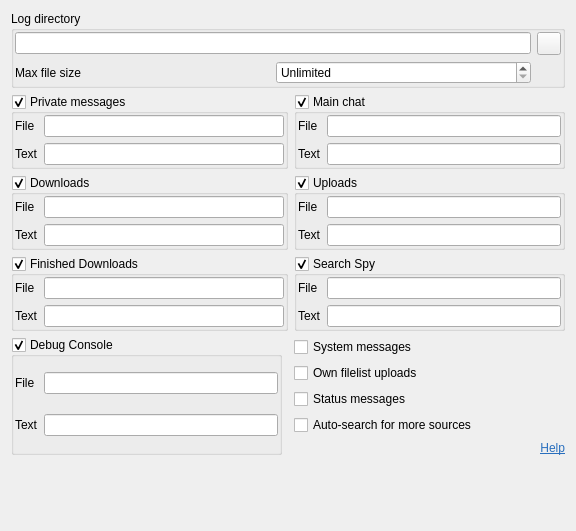
<?xml version="1.0" encoding="UTF-8"?>
<ui version="4.0">
 <class>UISettingsLog</class>
 <widget class="QWidget" name="UISettingsLog">
  <property name="geometry">
   <rect>
    <x>0</x>
    <y>0</y>
    <width>576</width>
    <height>531</height>
   </rect>
  </property>
  <property name="windowTitle">
   <string notr="true"/>
  </property>
  <layout class="QGridLayout" name="gridLayout_10">
   <item row="1" column="0" colspan="2">
    <widget class="QGroupBox" name="groupBox_PM">
     <property name="title">
      <string>Private messages</string>
     </property>
     <property name="checkable">
      <bool>true</bool>
     </property>
     <layout class="QGridLayout" name="gridLayout">
      <property name="leftMargin">
       <number>1</number>
      </property>
      <property name="topMargin">
       <number>1</number>
      </property>
      <property name="rightMargin">
       <number>1</number>
      </property>
      <property name="bottomMargin">
       <number>1</number>
      </property>
      <item row="0" column="0">
       <widget class="QLabel" name="label_5">
        <property name="text">
         <string>File</string>
        </property>
       </widget>
      </item>
      <item row="0" column="1">
       <widget class="LineEdit" name="lineEdit_FILE_PMFMT"/>
      </item>
      <item row="1" column="0">
       <widget class="QLabel" name="label_2">
        <property name="text">
         <string>Text</string>
        </property>
       </widget>
      </item>
      <item row="1" column="1">
       <widget class="LineEdit" name="lineEdit_PMFMT"/>
      </item>
     </layout>
    </widget>
   </item>
   <item row="1" column="2">
    <widget class="QGroupBox" name="groupBox_MAINCHAT">
     <property name="title">
      <string>Main chat</string>
     </property>
     <property name="checkable">
      <bool>true</bool>
     </property>
     <layout class="QGridLayout" name="gridLayout_2">
      <property name="leftMargin">
       <number>1</number>
      </property>
      <property name="topMargin">
       <number>1</number>
      </property>
      <property name="rightMargin">
       <number>1</number>
      </property>
      <property name="bottomMargin">
       <number>1</number>
      </property>
      <item row="0" column="0">
       <widget class="QLabel" name="label_6">
        <property name="text">
         <string>File</string>
        </property>
       </widget>
      </item>
      <item row="0" column="1">
       <widget class="LineEdit" name="lineEdit_FILE_CHATFMT"/>
      </item>
      <item row="1" column="0">
       <widget class="QLabel" name="label">
        <property name="text">
         <string>Text</string>
        </property>
       </widget>
      </item>
      <item row="1" column="1">
       <widget class="LineEdit" name="lineEdit_CHATFMT"/>
      </item>
     </layout>
    </widget>
   </item>
   <item row="2" column="0" colspan="2">
    <widget class="QGroupBox" name="groupBox_DOWN">
     <property name="title">
      <string>Downloads</string>
     </property>
     <property name="checkable">
      <bool>true</bool>
     </property>
     <layout class="QGridLayout" name="gridLayout_3">
      <property name="leftMargin">
       <number>1</number>
      </property>
      <property name="topMargin">
       <number>1</number>
      </property>
      <property name="rightMargin">
       <number>1</number>
      </property>
      <property name="bottomMargin">
       <number>1</number>
      </property>
      <item row="0" column="0">
       <widget class="QLabel" name="label_7">
        <property name="text">
         <string>File</string>
        </property>
       </widget>
      </item>
      <item row="0" column="1">
       <widget class="LineEdit" name="lineEdit_FILE_DOWNFMT"/>
      </item>
      <item row="1" column="0">
       <widget class="QLabel" name="label_3">
        <property name="text">
         <string>Text</string>
        </property>
       </widget>
      </item>
      <item row="1" column="1">
       <widget class="LineEdit" name="lineEdit_DOWNFMT"/>
      </item>
     </layout>
    </widget>
   </item>
   <item row="2" column="2">
    <widget class="QGroupBox" name="groupBox_UP">
     <property name="title">
      <string>Uploads</string>
     </property>
     <property name="checkable">
      <bool>true</bool>
     </property>
     <layout class="QGridLayout" name="gridLayout_4">
      <property name="leftMargin">
       <number>1</number>
      </property>
      <property name="topMargin">
       <number>1</number>
      </property>
      <property name="rightMargin">
       <number>1</number>
      </property>
      <property name="bottomMargin">
       <number>1</number>
      </property>
      <item row="0" column="0">
       <widget class="QLabel" name="label_8">
        <property name="text">
         <string>File</string>
        </property>
       </widget>
      </item>
      <item row="0" column="1">
       <widget class="LineEdit" name="lineEdit_FILE_UPFMT"/>
      </item>
      <item row="1" column="0">
       <widget class="QLabel" name="label_4">
        <property name="text">
         <string>Text</string>
        </property>
       </widget>
      </item>
      <item row="1" column="1">
       <widget class="LineEdit" name="lineEdit_UPFMT"/>
      </item>
     </layout>
    </widget>
   </item>
   <item row="3" column="0" rowspan="2" colspan="2">
    <widget class="QGroupBox" name="groupBox_FINISH_DOWN">
     <property name="title">
      <string>Finished Downloads</string>
     </property>
     <property name="checkable">
      <bool>true</bool>
     </property>
     <layout class="QGridLayout" name="gridLayout_5">
      <property name="leftMargin">
       <number>1</number>
      </property>
      <property name="topMargin">
       <number>1</number>
      </property>
      <property name="rightMargin">
       <number>1</number>
      </property>
      <property name="bottomMargin">
       <number>1</number>
      </property>
      <item row="0" column="0">
       <widget class="QLabel" name="label_9">
        <property name="text">
         <string>File</string>
        </property>
       </widget>
      </item>
      <item row="0" column="1">
       <widget class="LineEdit" name="lineEdit_FILE_FINISH_DOWNFMT"/>
      </item>
      <item row="1" column="0">
       <widget class="QLabel" name="label_10">
        <property name="text">
         <string>Text</string>
        </property>
       </widget>
      </item>
      <item row="1" column="1">
       <widget class="LineEdit" name="lineEdit_FINISH_DOWNFMT"/>
      </item>
     </layout>
    </widget>
   </item>
   <item row="3" column="2" rowspan="2">
    <widget class="QGroupBox" name="groupBox_SPYLOG">
     <property name="focusPolicy">
      <enum>Qt::StrongFocus</enum>
     </property>
     <property name="title">
      <string>Search Spy</string>
     </property>
     <property name="checkable">
      <bool>true</bool>
     </property>
     <layout class="QGridLayout" name="gridLayout_8">
      <property name="leftMargin">
       <number>1</number>
      </property>
      <property name="topMargin">
       <number>1</number>
      </property>
      <property name="rightMargin">
       <number>1</number>
      </property>
      <property name="bottomMargin">
       <number>1</number>
      </property>
      <item row="0" column="0">
       <widget class="QLabel" name="label_13">
        <property name="text">
         <string>File</string>
        </property>
       </widget>
      </item>
      <item row="0" column="1">
       <widget class="QLineEdit" name="lineEdit_FILE_SPYFMT">
        <property name="sizePolicy">
         <sizepolicy hsizetype="Expanding" vsizetype="Fixed">
          <horstretch>0</horstretch>
          <verstretch>0</verstretch>
         </sizepolicy>
        </property>
       </widget>
      </item>
      <item row="1" column="0">
       <widget class="QLabel" name="label_12">
        <property name="text">
         <string>Text</string>
        </property>
       </widget>
      </item>
      <item row="1" column="1">
       <widget class="QLineEdit" name="lineEdit_SPYFMT"/>
      </item>
     </layout>
    </widget>
   </item>
   <item row="5" column="0">
    <widget class="QGroupBox" name="groupBox_CMD_DEBUG">
     <property name="title">
      <string>Debug Console</string>
     </property>
     <property name="checkable">
      <bool>true</bool>
     </property>
     <layout class="QGridLayout" name="gridLayout_9">
      <property name="leftMargin">
       <number>1</number>
      </property>
      <property name="topMargin">
       <number>1</number>
      </property>
      <property name="rightMargin">
       <number>1</number>
      </property>
      <property name="bottomMargin">
       <number>1</number>
      </property>
      <item row="0" column="0">
       <widget class="QLabel" name="label_14">
        <property name="text">
         <string>File</string>
        </property>
       </widget>
      </item>
      <item row="0" column="1">
       <widget class="LineEdit" name="lineEdit_FILE_CMD_DEBUGFMT"/>
      </item>
      <item row="1" column="0">
       <widget class="QLabel" name="label_15">
        <property name="text">
         <string>Text</string>
        </property>
       </widget>
      </item>
      <item row="1" column="1">
       <widget class="LineEdit" name="lineEdit_CMD_DEBUGFMT"/>
      </item>
     </layout>
    </widget>
   </item>
   <item row="5" column="2">
    <layout class="QGridLayout" name="gridLayout_7">
     <item row="0" column="0">
      <widget class="QCheckBox" name="checkBox_SYSTEM">
       <property name="sizePolicy">
        <sizepolicy hsizetype="Preferred" vsizetype="Fixed">
         <horstretch>0</horstretch>
         <verstretch>0</verstretch>
        </sizepolicy>
       </property>
       <property name="text">
        <string>System messages</string>
       </property>
      </widget>
     </item>
     <item row="3" column="0">
      <widget class="QCheckBox" name="checkBox_FILELIST">
       <property name="sizePolicy">
        <sizepolicy hsizetype="Preferred" vsizetype="Fixed">
         <horstretch>0</horstretch>
         <verstretch>0</verstretch>
        </sizepolicy>
       </property>
       <property name="text">
        <string>Own filelist uploads</string>
       </property>
      </widget>
     </item>
     <item row="4" column="0">
      <widget class="QCheckBox" name="checkBox_STAT">
       <property name="sizePolicy">
        <sizepolicy hsizetype="Preferred" vsizetype="Fixed">
         <horstretch>0</horstretch>
         <verstretch>0</verstretch>
        </sizepolicy>
       </property>
       <property name="text">
        <string>Status messages</string>
       </property>
      </widget>
     </item>
     <item row="8" column="0">
      <widget class="QLabel" name="label_11">
       <property name="sizePolicy">
        <sizepolicy hsizetype="Preferred" vsizetype="Fixed">
         <horstretch>0</horstretch>
         <verstretch>0</verstretch>
        </sizepolicy>
       </property>
       <property name="text">
        <string>&lt;!DOCTYPE HTML PUBLIC &quot;-//W3C//DTD HTML 4.0//EN&quot; &quot;https://www.w3.org/TR/REC-html40/strict.dtd&quot;&gt;
&lt;html&gt;&lt;head&gt;&lt;meta name=&quot;qrichtext&quot; content=&quot;1&quot; /&gt;&lt;style type=&quot;text/css&quot;&gt;
p, li { white-space: pre-wrap; }
&lt;/style&gt;&lt;/head&gt;&lt;body style=&quot; font-family:'DejaVu Sans'; font-size:9pt; font-weight:400; font-style:normal;&quot;&gt;
&lt;p style=&quot; margin-top:0px; margin-bottom:0px; margin-left:0px; margin-right:0px; -qt-block-indent:0; text-indent:0px;&quot;&gt;&lt;a href=&quot;https://dcplusplus.sourceforge.io/webhelp/settings_logs.html&quot;&gt;&lt;span style=&quot; text-decoration: underline; color:#296fbe;&quot;&gt;Help&lt;/span&gt;&lt;/a&gt;&lt;/p&gt;&lt;/body&gt;&lt;/html&gt;</string>
       </property>
       <property name="alignment">
        <set>Qt::AlignRight|Qt::AlignTrailing|Qt::AlignVCenter</set>
       </property>
       <property name="openExternalLinks">
        <bool>true</bool>
       </property>
      </widget>
     </item>
     <item row="5" column="0">
      <widget class="QCheckBox" name="checkBox_REPORT_ALTERNATES">
       <property name="sizePolicy">
        <sizepolicy hsizetype="Preferred" vsizetype="Fixed">
         <horstretch>0</horstretch>
         <verstretch>0</verstretch>
        </sizepolicy>
       </property>
       <property name="text">
        <string>Auto-search for more sources</string>
       </property>
      </widget>
     </item>
    </layout>
   </item>
   <item row="6" column="0">
    <spacer name="verticalSpacer">
     <property name="orientation">
      <enum>Qt::Vertical</enum>
     </property>
     <property name="sizeHint" stdset="0">
      <size>
       <width>20</width>
       <height>40</height>
      </size>
     </property>
    </spacer>
   </item>
   <item row="0" column="0" colspan="3">
    <widget class="QGroupBox" name="groupBox_2">
     <property name="title">
      <string>Log directory</string>
     </property>
     <layout class="QGridLayout" name="gridLayout_6">
      <property name="leftMargin">
       <number>1</number>
      </property>
      <property name="topMargin">
       <number>1</number>
      </property>
      <property name="rightMargin">
       <number>1</number>
      </property>
      <property name="bottomMargin">
       <number>1</number>
      </property>
      <item row="0" column="0" colspan="2">
       <widget class="LineEdit" name="lineEdit_LOGDIR">
        <property name="toolTip">
         <string>All logs generated by EiskaltDC++ will be put in this subdirectory.</string>
        </property>
       </widget>
      </item>
      <item row="0" column="2">
       <widget class="QToolButton" name="toolButton_BROWSE">
        <property name="text">
         <string/>
        </property>
       </widget>
      </item>
      <item row="1" column="0">
       <widget class="QLabel" name="label_logMaxSize">
        <property name="text">
         <string>Max file size</string>
        </property>
       </widget>
      </item>
      <item row="1" column="1">
       <widget class="QSpinBox" name="spinBox_LOG_MAX_SIZE">
        <property name="toolTip">
         <string>When a log file exceeds this size, older lines at the beginning are removed. Set to 0 for unlimited size.</string>
        </property>
        <property name="suffix">
         <string> MB</string>
        </property>
        <property name="specialValueText">
         <string>Unlimited</string>
        </property>
        <property name="minimum">
         <number>0</number>
        </property>
        <property name="maximum">
         <number>4096</number>
        </property>
       </widget>
      </item>
     </layout>
    </widget>
   </item>
  </layout>
 </widget>
 <customwidgets>
  <customwidget>
   <class>LineEdit</class>
   <extends>QLineEdit</extends>
   <header>LineEdit.h</header>
  </customwidget>
 </customwidgets>
 <resources/>
 <connections/>
</ui>
